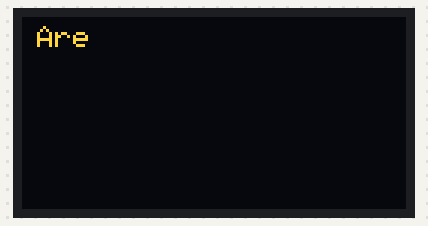
Bench run of a sketch on a simulated ESP32-S3. On the bench: 128×64 one-colour display. The OLED is the two-colour kind (top 16 rows yellow).

Above: at 0.3 s.
At 2.0 s:
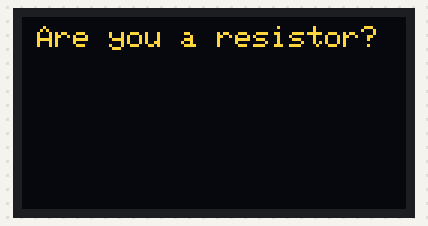
At 5.9 s:
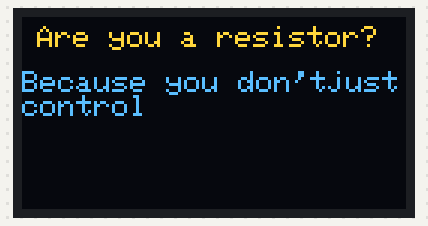
At 7.0 s:
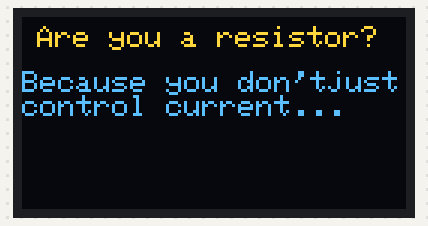
At 10.0 s:
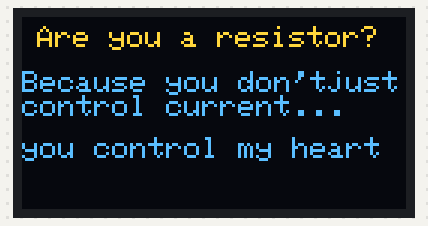
At 11.6 s:
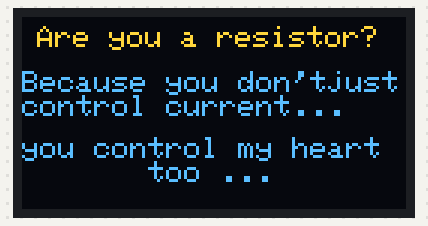

Measured:
- what the display in image 1 shows lasts 1.0 s, from 2.0 s to 3.0 s

The sketch:

poet.ino
```cpp
#include <Wire.h>
#include <Adafruit_GFX.h>
#include <Adafruit_SSD1306.h>

#define SCREEN_WIDTH 128
#define SCREEN_HEIGHT 64

#define OLED_RESET -1

Adafruit_SSD1306 display(
  SCREEN_WIDTH,
  SCREEN_HEIGHT,
  &Wire,
  OLED_RESET
);

// ESP32-S3 I2C Pins
#define SDA_PIN 8
#define SCL_PIN 9

// Three lines
String line1 = "Are you a resistor?";
String line2 = "Because you don'tjustcontrol current...";
String line3 = "you control my heart        too ...";

// Typing animation
void typeText(String text, int x, int y, int speedDelay)
{
  display.setCursor(x, y);

  for (int i = 0; i < text.length(); i++)
  {
    display.print(text[i]);
    display.display();
    delay(speedDelay);
  }
}

void setup()
{
  Wire.begin(SDA_PIN, SCL_PIN);

  if (!display.begin(SSD1306_SWITCHCAPVCC, 0x3C))
  {
    while (true);
  }

  display.clearDisplay();

  display.setTextSize(1);
  display.setTextColor(WHITE);

  // Top ~5% empty (≈3 px)

  typeText(line1, 5, 3, 80);

  delay(900);

  // Small spacing

  typeText(line2, 0, 18, 80);

  delay(900);

  // Small spacing + keep bottom ~5% free

  typeText(line3, 0, 40, 80);

}

void loop()
{
}
```
